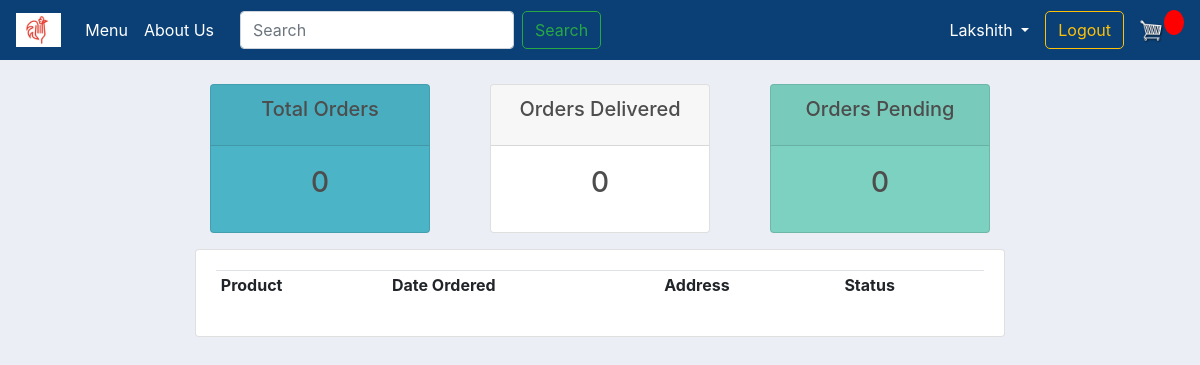
Page /user/ (signed in) on the earlier database version.
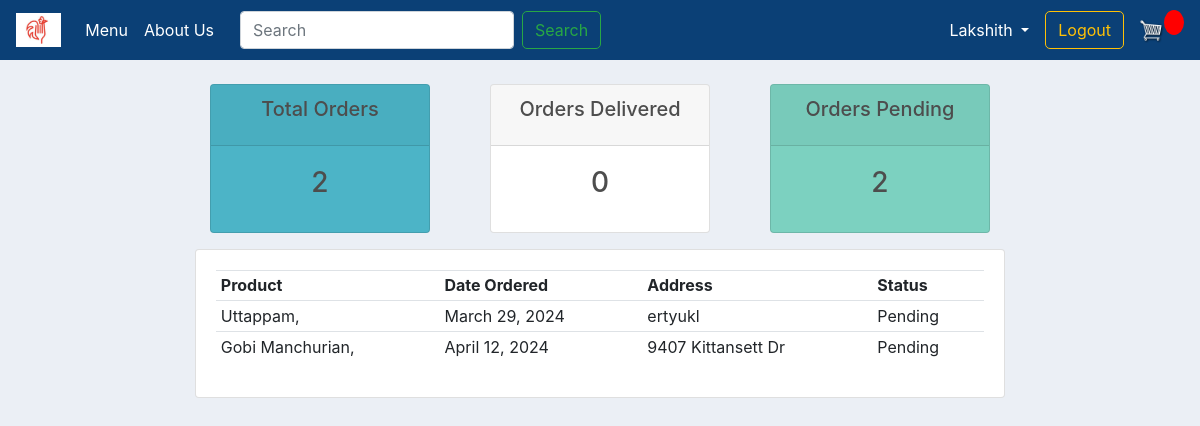
Same page on the later database version.
### store/models.py (models this page shows, shortened)
class OrderItem(models.Model):
    ORDER_TYPE = (
        ('HOME DELIVERY', 'HOME DELIVERY'),
        ('DINE IN', 'DINE IN'),
    )
    item = models.ForeignKey(Item, on_delete=models.SET_NULL, null=True)
    order = models.ForeignKey(Order, on_delete=models.SET_NULL, blank=True, null=True)
    quantity = models.IntegerField(default=0, null=True, blank=True)
    order_type = models.CharField(max_length=100, null=True, blank=True, choices=ORDER_TYPE, default=ORDER_TYPE[0][0])
    date_added = models.DateTimeField(auto_now_add=True)
    def __str__(self):
        return str(self.item)

class Item(models.Model):
    CATEGORY = (
        ('VEG', 'VEG'),
        ('NON-VEG', 'NON-VEG'),
        ('SNACKS', 'SNACKS'),
    )
    AVA = (
        ('Yes', 'Yes'),
        ('No', 'No'),
    )
    name = models.CharField(max_length=200, null=True)
    price = models.DecimalField(null=True, max_digits=10, decimal_places=2)
    category = models.CharField(max_length=200, null=True, choices=CATEGORY)
    description = models.CharField(max_length=500, null=True)
    image = models.ImageField(null=True, blank=True)
    available = models.CharField(max_length=200, null=True, choices=AVA, default=AVA[0][0])
    def __str__(self):
        return self.name

class Order(models.Model):
    STATUS = (
        ('Pending', 'Pending'),
        ('Delivered', 'Delivered'),
    )
    customer = models.ForeignKey(Customer, on_delete=models.SET_NULL, blank=True, null=True)
    date_ordered = models.DateTimeField(auto_now_add=True)
    complete = models.BooleanField(default=False, null=True, blank=False)
    transaction_id = models.CharField(max_length=200, null=True)
    status = models.CharField(max_length=200, null=True, choices=STATUS, default=STATUS[0][0])

class DeliveryInfo(models.Model):
    customer = models.ForeignKey(Customer, on_delete=models.SET_NULL, blank=True, null=True)
    order = models.ForeignKey(Order, on_delete=models.SET_NULL, blank=True, null=True)
    address = models.CharField(max_length=200, null=True)
    city = models.CharField(max_length=200, null=True)
    state = models.CharField(max_length=200, null=True)
    zip_code = models.CharField(max_length=200, null=True)
    date_added = models.DateTimeField(auto_now_add=True)
    def __str__(self):
        return self.address

### store/decorators.py (the view)
        def wrapper_func(request, *args, **kwargs):
            group = None
            if request.user.groups.exists():
                group = request.user.groups.all()[0].name
            if group in allowed_roles:
                return view_func(request, *args, **kwargs)
            else:
                return HttpResponse('You are not authorized to view this page')

### store/views.py (called while the page is built)
@login_required(login_url='login')
@allowed_users(allowed_roles=['customer', 'admin'])
def userPage(request):
    orders = request.user.customer.order_set.filter(complete='True')
    total_orders = orders.count()
    delivered = orders.filter(status='Delivered').count()
    quantity = OrderItem.quantity
    pending = orders.filter(status='Pending').count()
    context = {'orders': orders, 'total_orders': total_orders,
               'delivered': delivered, 'pending': pending, 'quantity': quantity}
    return render(request, 'stores/user.html', context)

### store/templates/stores/user.html
{% extends 'stores/main.html' %}
{% load static %}
{% block content %}
    {% include 'stores/status.html' %}
    <div class="row">
        <div class="col-md">
            <div class="card card-body">
                <table class="table table-sm">
                    <tr>
                        <th>Product</th>
                        <th>Date Ordered</th>
                        <th>Address</th>
                        <th>Status</th>
                    </tr>
                    {% for order in orders %}
                        <tr>
                            <td>
                                {% for i in order.orderitem_set.all %}
                                    {{ i }},
                                {% endfor %}
                            </td>
                            <td>{{ order.date_ordered|date }}</td>
                            <td>{{ order.deliveryinfo_set.first }}</td>
                            <td>{{ order.status }}</td>
                        </tr>
                    {% endfor %}
                </table>
            </div>
        </div>
    </div>
{% endblock content %}

Differences in the rows shown:
now on this page (row edited): Order: date_ordered "March 29, 2024", deliveryinfo_set.first "ertyukl", status "Pending"
added OrderItem: item.name "Uttappam", shown under "March 29, 2024"
added Order: date_ordered "April 12, 2024", deliveryinfo_set.first "9407 Kittansett Dr", status "Pending"
added OrderItem: item.name "Gobi Manchurian", shown under "April 12, 2024"
Other differences:
{{ total_orders }}: "0" → "2"
{{ pending }}: "0" → "2"
